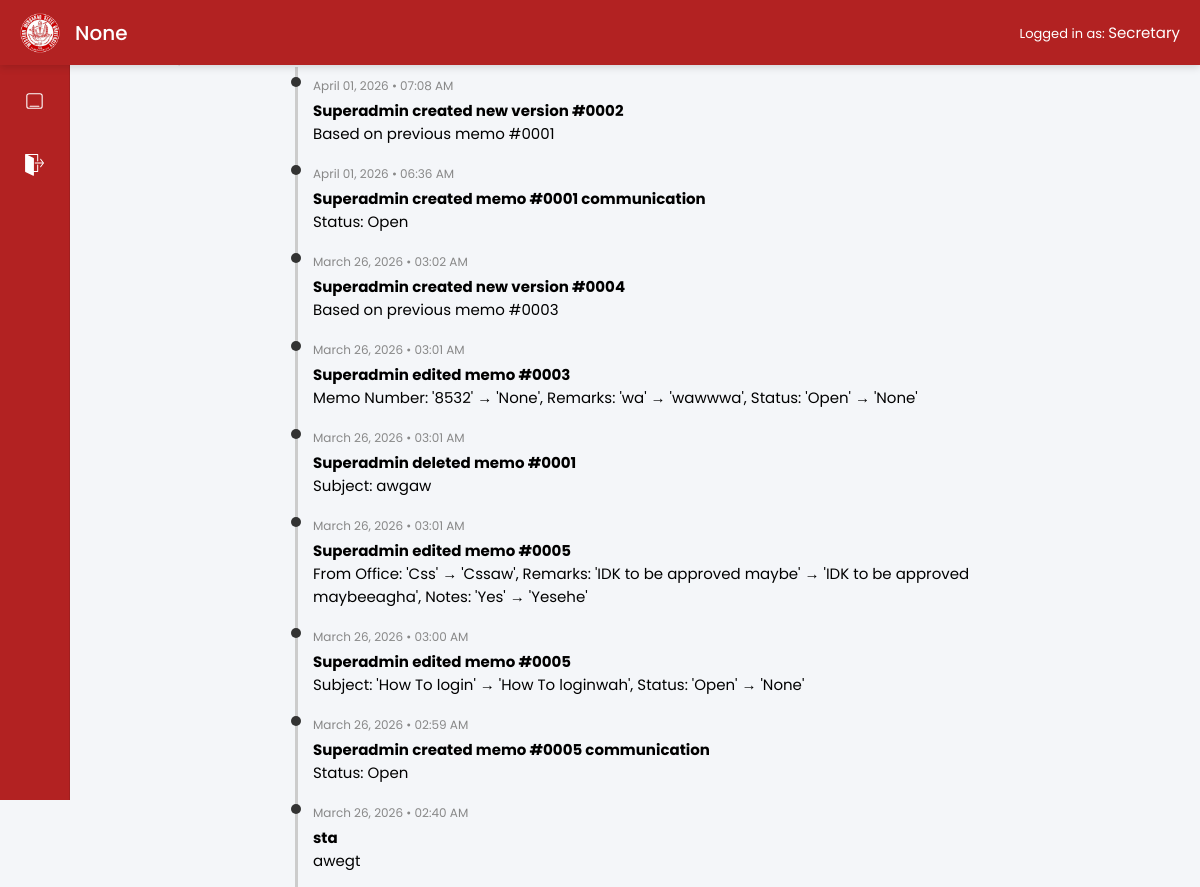
The page /admin/logs (signed in, upper part) on the database as committed earlier.
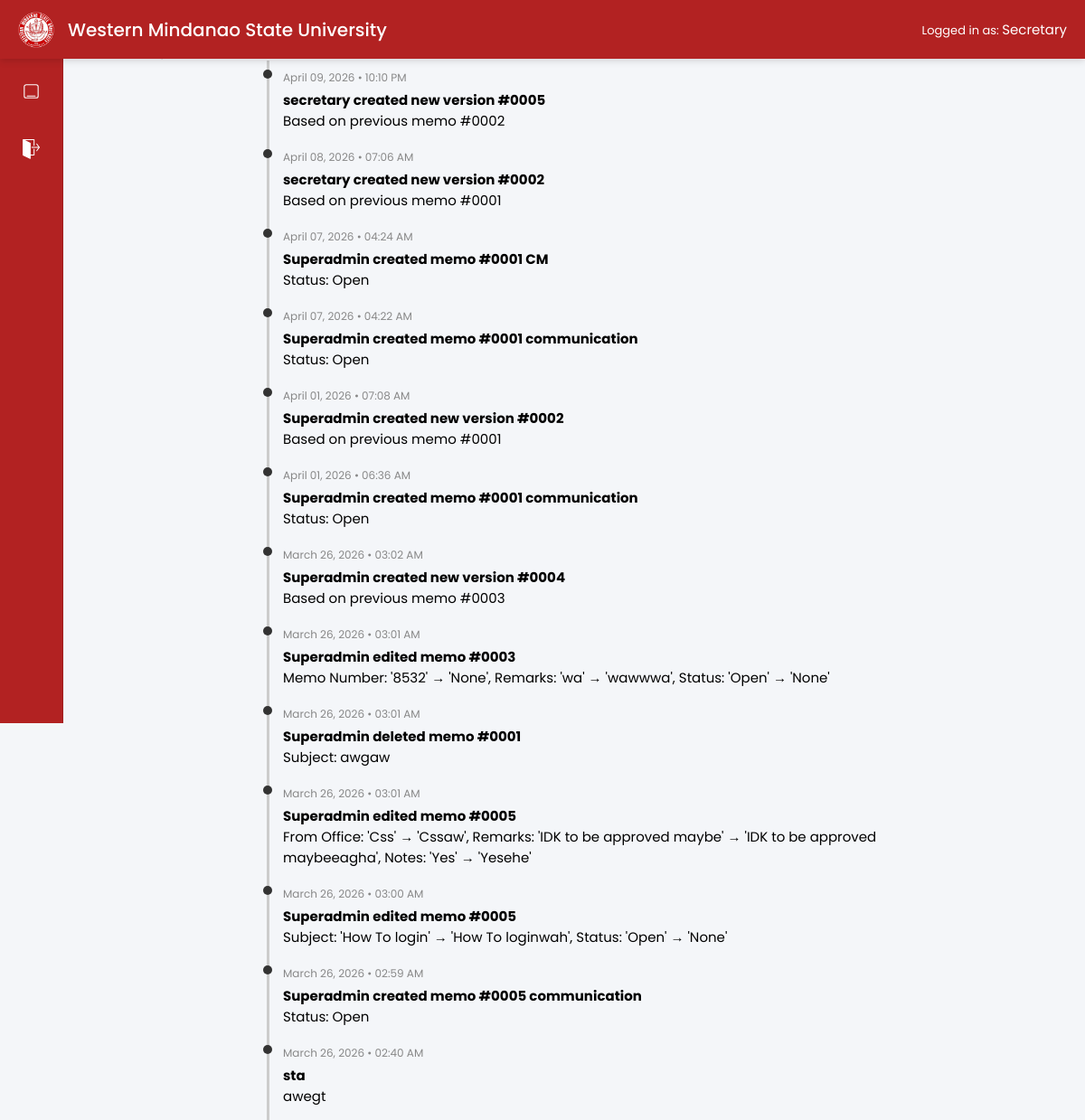
The same page on the database as committed later.
### app/models/settings.py (models this page shows)
class SystemSettings(db.Model):
    __tablename__ = "system_settings"
    id = db.Column(db.Integer, primary_key=True)
    system_name = db.Column(db.String(200))
    logo = db.Column(db.String(255))

### app/models/user.py (models this page shows, shortened)
class User(UserMixin, db.Model):
    __tablename__ = "users"
    id = db.Column(db.Integer, primary_key=True)
    username = db.Column(db.String(50), unique=True, nullable=False)
    password_hash = db.Column(db.String(255), nullable=False)
    role = db.Column(db.String(20))  # admin or secretary

### app/models/log_entry.py (models this page shows)
class LogEntry(db.Model):
    __tablename__ = "log_entries"
    id = db.Column(db.Integer, primary_key=True)
    serial_number = db.Column(db.Integer, unique=True, nullable=False)
    date = db.Column(db.Date)
    remarks = db.Column(db.String(255))
    notes = db.Column(db.Text)
    encoded_at = db.Column(db.DateTime, default=datetime.utcnow)
    memo_id = db.Column(db.Integer, db.ForeignKey("memos.id"))
    user_id = db.Column(
        db.Integer,
        db.ForeignKey("users.id", name="fk_log_entries_user_id"),
        nullable=True   # 👈 TEMPORARY
    )
    user = db.relationship("User", backref="logs")

### app/routes/admin.py (the view)
@admin_bp.route("/logs")
@login_required
def logs_page():
    logs = LogEntry.query.order_by(LogEntry.encoded_at.desc()).all()
    return render_template("admin/logs.html", logs=logs)

### app/__init__.py (called while the page is built)
def create_app():
    app = Flask(__name__)
    app.config.from_object(Config)
    db.init_app(app)
    login_manager.init_app(app)
    migrate.init_app(app, db)
    login_manager.login_view = "auth.login"
    @login_manager.user_loader
    def load_user(user_id):
        return User.query.get(int(user_id))
    app.register_blueprint(main)
    app.register_blueprint(auth_bp)
    app.register_blueprint(secretary_bp)
    app.register_blueprint(admin_bp)
    app.cli.add_command(seed_command)
    app.cli.add_command(seed_memos)
    @app.context_processor
    def inject_settings():
        settings = SystemSettings.query.first()
        return dict(settings=settings)
    print(app.url_map)
    return app

### app/templates/admin/logs.html (shortened to what this page needs)
{% extends "base.html" %}
{% block content %}
<h2>Activity Logs</h2>
<div class="timeline">
  {% for log in logs %}
    <div class="timeline-item">
      <div class="timeline-time">
        {{ log.encoded_at.strftime("%B %d, %Y") }} •
        {{ log.encoded_at.strftime("%I:%M %p") }}
      </div>
      <div class="timeline-content">
        <strong>{{ log.remarks }}</strong><br>
        <small>{{ log.notes }}</small>
      </div>
    </div>
  {% endfor %}
</div>
{% endblock %}

### app/templates/base.html (shortened to what this page needs)
<!DOCTYPE html>
<html lang="en">
<head>
</head>
<body>
<div class="topbar">
<div class="topbar-left">
{% if settings and settings.logo %}
  <img src="{{ url_for('static', filename=settings.logo) }}" class="logo">
{% else %}
  <img src="{{ url_for('static', filename='img/logo.png') }}" class="logo">
{% endif %}
<div class="title"> {{ settings.system_name }}</div>
</div>
<div class="topbar-right">
  Logged in as:
  <span id="userRole">
    {% if current_user.is_authenticated %}
      {{ current_user.role|capitalize }}
    {% else %}
      Guest
    {% endif %}
  </span>
</div>
</div>
{% if current_user.is_authenticated %}
<div class="sidebar">
    {% if current_user.role == "admin" or current_user.role == "secretary" %}
    <a href="{{ url_for('main.home') }}" title="Memos">
        <img src="{{ url_for('static', filename='img/memos.svg') }}" alt="Memos">
    </a>
    {% endif %}
    <a href="{{ url_for('auth.logout') }}" title="Logout">
        <img src="{{ url_for('static', filename='img/logout.svg') }}" alt="Logout">
    </a>
</div>
{% endif %}
<div class="content">
  {% block content %}{% endblock %}
</div>
</body>
</html>

### app/templates/base.html (style rules this page uses)
* { margin:0; padding:0; box-sizing:border-box; font-family:'Poppins',sans-serif; font-size:15px; }
body { background:#f4f6f9; }
.topbar { position: fixed; top: 0; left: 0; width: 100%; height: 65px; background: #B22222; display: flex; align-items: center; justify-content: space-between; padding: 0 20px; color: white; box-shadow: 0 2px 8px rgba(0,0,0,0.15); z-index: 1000; }
.topbar-left { display:flex; align-items:center; gap:15px; }
.logo { height:40px; }
.title { font-size:20px; font-weight:500; }
.topbar-right { font-size:13px; }
.sidebar { position: fixed; top: 65px; left: 0; width: clamp(55px, 6vw, 70px); height: calc(100vh - 65px); background: #B22222; border-right: 1px solid rgba(0,0,0,0.1); display: flex; flex-direction: column; align-items: center; padding-top: 20px; gap: clamp(20px, 3.5vw, 32px); z-index: 500; }
.sidebar a { width: 32px; height: 32px; display: flex; justify-content: center; align-items: center; border-radius: 8px; transition: 0.2s; }
.sidebar img { width: 70%; height: 70%; object-fit: contain; filter: brightness(0) invert(1); transition: 0.2s; }
.content { margin-left: 0; margin-top: 20px; width: 100%; padding: clamp(12px, 2vw, 25px); }
body:has(.sidebar) .content { margin-left: clamp(55px, 6vw, 70px); width: calc(100% - clamp(55px, 6vw, 70px)); }

### app/templates/admin/logs.html (style rules this page uses)
.timeline { max-width: 700px; margin: auto; }
.timeline-item { padding: 10px 0; border-left: 3px solid #ccc; margin-left: 10px; padding-left: 15px; position: relative; }
.timeline-item::before { content: ""; position: absolute; left: -7px; top: 10px; width: 10px; height: 10px; background: #333; border-radius: 50%; }
.timeline-time { font-size: 12px; color: #888; margin-bottom: 4px; }
.timeline-content { font-size: 14px; }

Rows that differ between the two databases and show on the page:
changed SystemSettings: logo: picture added; system_name "None" → "Western Mindanao State University"
added LogEntry: encoded_at "April 09, 2026", encoded_at "10:10 PM", remarks "secretary created new version #0005", notes "Based on previous memo #0002"
added LogEntry: encoded_at "April 08, 2026", encoded_at "07:06 AM", remarks "secretary created new version #0002", notes "Based on previous memo #0001"
added LogEntry: encoded_at "April 07, 2026", encoded_at "04:24 AM", remarks "Superadmin created memo #0001 CM", notes "Status: Open"
added LogEntry: encoded_at "April 07, 2026", encoded_at "04:22 AM", remarks "Superadmin created memo #0001 communication", notes "Status: Open"
